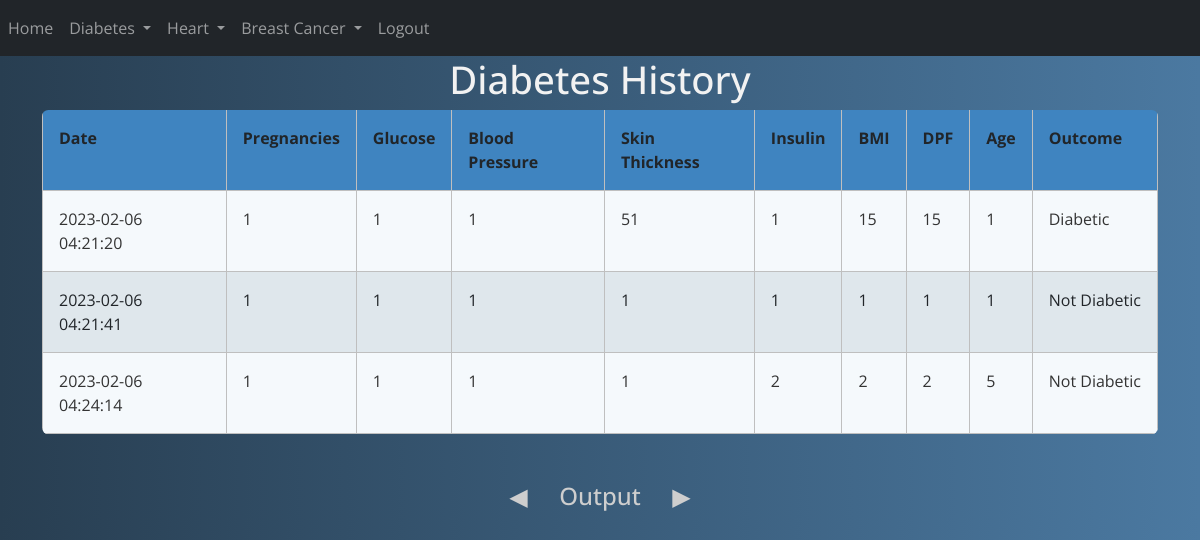
/diabetes_history (signed in), run on an earlier commit of the app's database.
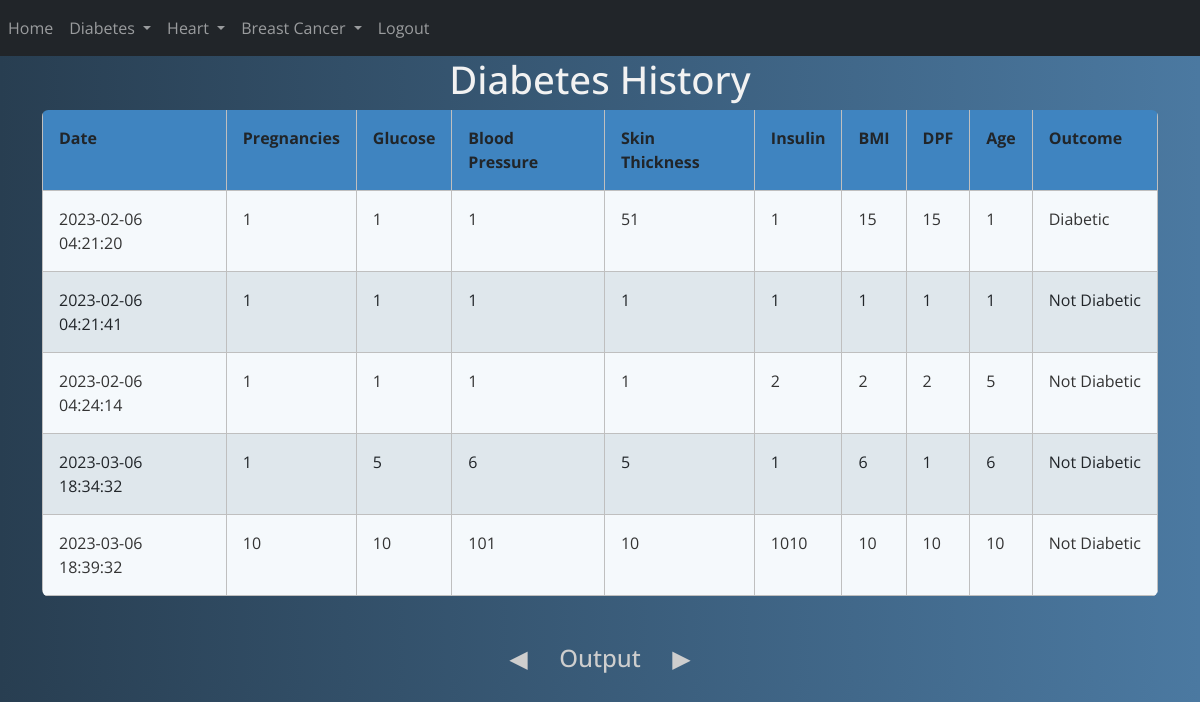
And on a later commit of the database.
### website/models.py (models this page shows)
class Diabetes(db.Model):
    id = db.Column(db.Integer, primary_key=True)
    date = db.Column(db.DateTime(timezone=True), default=func.now()) # To auto set date
    pregnancies = db.Column(db.Integer)
    glucose = db.Column(db.Integer)
    bloodpressure = db.Column(db.Integer)
    skinthichness = db.Column(db.Integer)
    insulin = db.Column(db.Integer)
    bmi = db.Column(db.Integer)
    dpf = db.Column(db.Integer)
    age = db.Column(db.Integer)
    outcome = db.Column(db.String(10000))
    user_id = db.Column(db.Integer, db.ForeignKey('user.id')) # not here

### website/views.py (the view)
@views.route("/diabetes_history")
@login_required
def diabetes_history():
    return render_template('diabetes_history.html', user=current_user)

### website/__init__.py (called while the page is built)
def create_app():
    app = Flask(__name__)
    app.config['SECRET_KEY'] = 'uuhfurhfueih hfu iehfuci heuh eusjhc nsjv nsweur'
    app.config['SQLALCHEMY_DATABASE_URI'] = f'sqlite:///{DB_NAME}'
    db.init_app(app)
    from .views import views
    from .auth import auth
    app.register_blueprint(views, url_prefix="/")
    app.register_blueprint(auth, url_prefix="/")
    from .models import User, Diabetes, Heart, BCancer
    create_database(app)
    login_manager = LoginManager()
    login_manager.login_view = 'auth.login'
    login_manager.init_app((app))
    @login_manager.user_loader
    def load_user(id):
        return User.query.get(int(id))
    return app

### website/templates/diabetes_history.html (shortened to what this page needs)
{% include 'nav(logged).html' %}
<head>
    <body>
        <div class="container">
<h1>Diabetes History</h1>
  <table id="dtDynamicVerticalScrollExample" class="rwd-table table table-striped table-bordered table-sm" cellspacing="0"
  width="100%">
    <tbody>
        <tr>
            <th>Date</th>
            <th>Pregnancies</th>
            <th>Glucose</th>
            <th>Blood Pressure</th>
            <th>Skin Thickness</th>
            <th>Insulin</th>
            <th>BMI</th>
            <th>DPF</th>
            <th>Age</th>
            <th>Outcome</th>
            </tr>
            {% for diabetes in user.diabetes %}
            <tr>
                <td>{{ diabetes.date }}</td>
                <td>{{ diabetes.pregnancies }}</td>
                <td>{{ diabetes.glucose }}</td>
                <td>{{ diabetes.bloodpressure }}</td>
                <td>{{ diabetes.skinthichness }}</td>
                <td>{{ diabetes.insulin }}</td>
                <td>{{ diabetes.bmi }}</td>
                <td>{{ diabetes.dpf }}</td>
                <td>{{ diabetes.age }}</td>
                <td>{{ diabetes.outcome }}</td>
      </tr>
      {% endfor %}
    </tbody>
  </table>
  <br><br>
  <h3>Output</h3>
</div>
    </body>
</head>

### website/templates/nav(logged).html (shortened to what this page needs)
<!DOCTYPE HTML>
    <head>
        <link rel="stylesheet" href="https://stackpath.bootstrapcdn.com/bootstrap/5.0.0-alpha1/css/bootstrap.min.css"
>
    </head>
    <body>
<nav class="navbar navbar-expand-lg navbar-dark bg-dark">
    <div class="collapse navbar-collapse" id="navbar">
        <div class="navbar-nav mr-auto">
            <a href="/home" class="nav-item nav-link" id="home">Home</a>
        </div>
        <div class="navbar-nav ml-auto">
            <li class="nav-item dropdown">
                <a class="nav-link dropdown-toggle" href="#" id="navbarDropdown" role="button" data-toggle="dropdown" aria-haspopup="true" aria-expanded="false">
                  Diabetes
                </a>
              </li>
              <li class="nav-item dropdown">
                <a class="nav-link dropdown-toggle" href="#" id="navbarDropdown" role="button" data-toggle="dropdown" aria-haspopup="true" aria-expanded="false">
                  Heart
                </a>
              </li>
              <li class="nav-item dropdown">
                <a class="nav-link dropdown-toggle" href="#" id="navbarDropdown" role="button" data-toggle="dropdown" aria-haspopup="true" aria-expanded="false">
                  Breast Cancer
                </a>
              </li>
            <a href="/logout" class="nav-item nav-link" id="logout">Logout</a>
        </div>
    </div>
</nav>
    </body>
</html>

### website/templates/diabetes_history.html (style rules this page uses)
* { font-family: 'Open Sans', sans-serif; }
.rwd-table { margin: auto; min-width: 300px; max-width: 100%; border-collapse: collapse; }
.rwd-table tr:first-child { border-top: none; background: #428bca; color: #fff; }
.rwd-table tr { border-top: 1px solid #ddd; border-bottom: 1px solid #ddd; background-color: #f5f9fc; }
.rwd-table tr:nth-child(odd):not(:first-child) { background-color: #ebf3f9; }
.rwd-table th { display: none; }
.rwd-table td { display: block; }
.rwd-table td:first-child { margin-top: .5em; }
.rwd-table td:last-child { margin-bottom: .5em; }
.rwd-table td:before { content: attr(data-th) ": "; font-weight: bold; width: 120px; display: inline-block; color: #000; }
.rwd-table th, .rwd-table td { text-align: left; }
.rwd-table { color: #333; border-radius: .4em; overflow: hidden; }
.rwd-table tr { border-color: #bfbfbf; }
.rwd-table th, .rwd-table td { padding: .5em 1em; }
@media screen and (min-width: 600px) { .rwd-table td:before { display: none; } }
@media screen and (min-width: 600px) { .rwd-table th, .rwd-table td { display: table-cell; padding: .25em .5em; } }
@media screen and (min-width: 600px) { .rwd-table th:first-child, .rwd-table td:first-child { padding-left: 0; } }
@media screen and (min-width: 600px) { .rwd-table th:last-child, .rwd-table td:last-child { padding-right: 0; } }
@media screen and (min-width: 600px) { .rwd-table th, .rwd-table td { padding: 1em !important; } }
body { background: #4B79A1; background: -webkit-linear-gradient(to left, #4B79A1 , #283E51); background: linear-gradient(to left, #4B79A1 , #283E51); }
h1 { text-align: center; font-size: 2.4em; color: #f2f2f2; }
.container { display: block; text-align: center; }
h3 { display: inline-block; position: relative; text-align: center; font-size: 1.5em; color: #cecece; }
h3:before { content: "\25C0"; position: absolute; left: -50px; -webkit-animation: leftRight 2s linear infinite; animation: leftRight 2s linear infinite; }
h3:after { content: "\25b6"; position: absolute; right: -50px; -webkit-animation: leftRight 2s linear infinite reverse; animation: leftRight 2s linear infinite reverse; }

What changed in the data, as far as the page shows it:
added Diabetes: date "2023-03-06 18:34:32", pregnancies "1", glucose "5", bloodpressure "6", skinthichness "5", insulin "1", bmi "6", dpf "1", age "6", outcome "Not Diabetic"
added Diabetes: date "2023-03-06 18:39:32", pregnancies "10", glucose "10", bloodpressure "101", skinthichness "10", insulin "1010", bmi "10", dpf "10", age "10", outcome "Not Diabetic"
